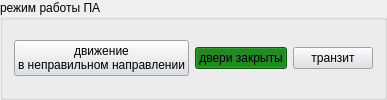
               <widget class="QGroupBox" name="groupBox_10">
                <property name="title">
                 <string>режим работы ПА</string>
                </property>
                <layout class="QHBoxLayout" name="horizontalLayout_28">
                 <item>
                  <layout class="QVBoxLayout" name="verticalLayout_26">
                   <item>
                    <widget class="QPushButton" name="pushButton_MoveDir">
                     <property name="focusPolicy">
                      <enum>Qt::NoFocus</enum>
                     </property>
                     <property name="styleSheet">
                      <string notr="true">QPushButton::checked { background-color: green; }
QPushButton { background-color: rgba(221,223,228); }</string>
                     </property>
                     <property name="text">
                      <string>движение
в неправильном направлении</string>
                     </property>
                     <property name="checkable">
                      <bool>true</bool>
                     </property>
                    </widget>
                   </item>
                  </layout>
                 </item>
                 <item>
                  <layout class="QVBoxLayout" name="verticalLayout_27">
                   <item>
                    <widget class="QPushButton" name="pushButton_DoorCtrl">
                     <property name="focusPolicy">
                      <enum>Qt::NoFocus</enum>
                     </property>
                     <property name="styleSheet">
                      <string notr="true">QPushButton::checked { background-color: green; }
QPushButton { background-color: rgba(221,223,228); }</string>
                     </property>
                     <property name="text">
                      <string>двери закрыты</string>
                     </property>
                     <property name="checkable">
                      <bool>true</bool>
                     </property>
                     <property name="checked">
                      <bool>true</bool>
                     </property>
                    </widget>
                   </item>
                  </layout>
                 </item>
                 <item>
                  <layout class="QVBoxLayout" name="verticalLayout_28">
                   <item>
                    <widget class="QPushButton" name="pushButton_transit">
                     <property name="focusPolicy">
                      <enum>Qt::NoFocus</enum>
                     </property>
                     <property name="styleSheet">
                      <string notr="true">QPushButton::checked { background-color: green; }
QPushButton { background-color: rgba(221,223,228); }</string>
                     </property>
                     <property name="text">
                      <string>транзит</string>
                     </property>
                     <property name="checkable">
                      <bool>true</bool>
                     </property>
                    </widget>
                   </item>
                  </layout>
                 </item>
                </layout>
               </widget>
